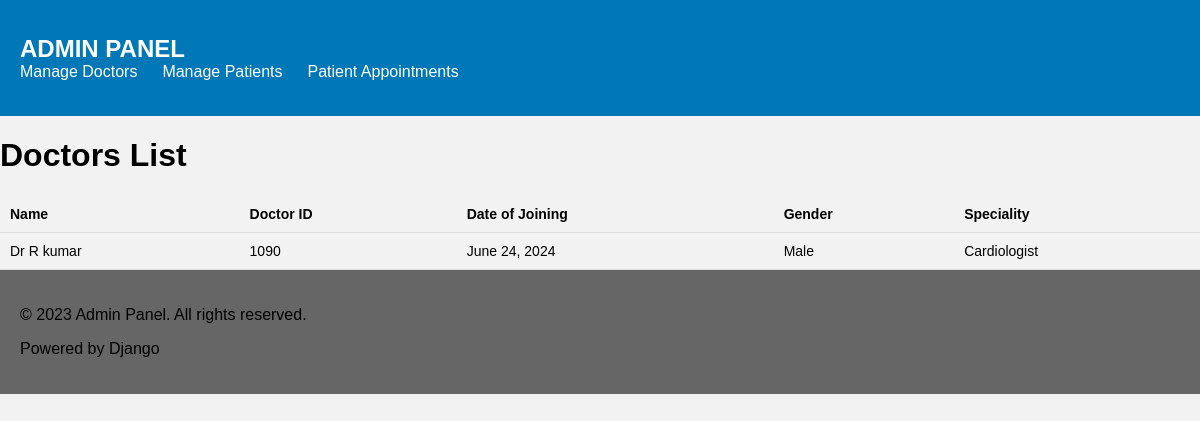
/HMS_Admin/ManageDoctor, run on the app's committed database.
### doctor/models.py (models this page shows, shortened)
class Doctor(models.Model):
    Name=models.CharField( max_length=50)
    DoctorId=models.CharField(max_length=10)
    DOJ=models.DateField(default=now)
    Gender=models.CharField(max_length=15)
    Speciality=models.CharField(max_length=50)
    Password=models.CharField(max_length=18)

### HMS_Admin/views.py (the view)
# urls.py: path('ManageDoctor',views.ManageDoctor, name='ManageDoctor'),
def ManageDoctor(req):
    doctors=Doctor.objects.all()
    return render(req,'DoctorRecord.html',{"doctors":doctors})

### patient/templates/DoctorRecord.html
{% extends "AdminPanel.html" %}
{% block container %}
<h1>Doctors List</h1>
<table class="table">
  <thead>
    <tr>
      <th>Name</th>
      <th>Doctor ID</th>
      <th>Date of Joining</th>
      <th>Gender</th>
      <th>Speciality</th>
    </tr>
  </thead>
  <tbody>
    {% for doctor in doctors %}
    <tr>
      <td>{{ doctor.Name }}</td>
      <td>{{ doctor.DoctorId }}</td>
      <td>{{ doctor.DOJ }}</td>
      <td>{{ doctor.Gender }}</td>
      <td>{{ doctor.Speciality }}</td>
    </tr>
    {% endfor %}
  </tbody>
</table>
{% endblock container %}

### patient/static/css/style.css (style rules this page uses)
body { margin: 0; font-family: Arial, Helvetica, sans-serif; }
.table { width: 100%; border-collapse: collapse; font-size: 14px; }
.table th, .table td { padding: 10px; text-align: left; border-bottom: 1px solid #ddd; }
.table th { background-color: #f2f2f2; }
body { font-family: Arial, sans-serif; background-color: #f2f2f2; }

### data on the page
Doctor: Name "Dr R kumar", DoctorId "1090", DOJ "June 24, 2024", Gender "Male", Speciality "Cardiologist"
